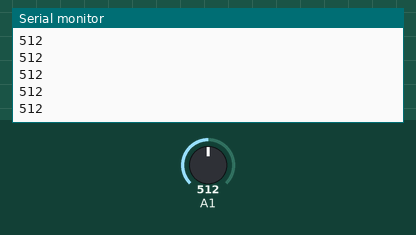
Bench run of a sketch on a simulated Arduino Uno, built with avr-gcc and run on an emulated ATmega328P. On the bench: the last lines printed to the serial monitor. Inputs (shaded band) come from the test bench; at power-on: A1 = 512.

Above: at 1.2 s.
1.3 s: A1 set to 716
At 1.9 s:
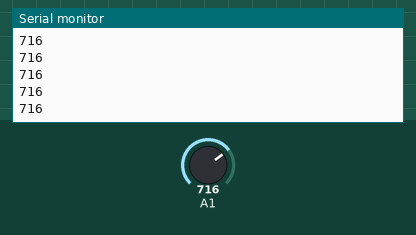
2.8 s: A1 set to 900
At 3.4 s:
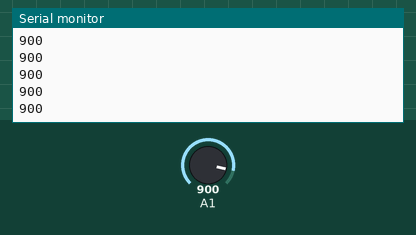
Timing chart, 0 to 5.8 s (numbered marks = the images above; inputs shaded):
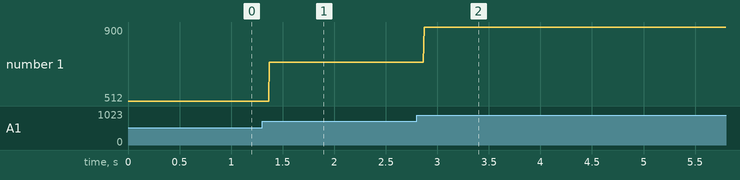

Measured:
- after the input at 1.3 s, the serial monitor: prints a new line after 0.07 s (image 1)
- after the input at 2.8 s, the serial monitor: prints a new line after 0.07 s (image 2)
- plotted number 1: 512 → 716 after the input at 1.3 s, 716 → 900 after the input at 2.8 s

The sketch:

serial_test.ino
```cpp
#include <Arduino.h>

void setup() {
  Serial.begin(9600);
}

void loop() {
  // read the input on analog pin 0:
  int sensorValue = analogRead(A1);
  // print out the value you read:
  Serial.println(sensorValue);
  delay(1);        // delay in between reads for stability
}
```

Blink.cpp
```cpp
#include <Arduino.h>

byte byteRead;

void setup()
{
    Serial.begin(9600);

    Serial.write("Serial echo Test\n");
}

void loop()
{
    if( Serial.available() )
    {
        byteRead = Serial.read();

        Serial.write(byteRead);
    }
}
```
